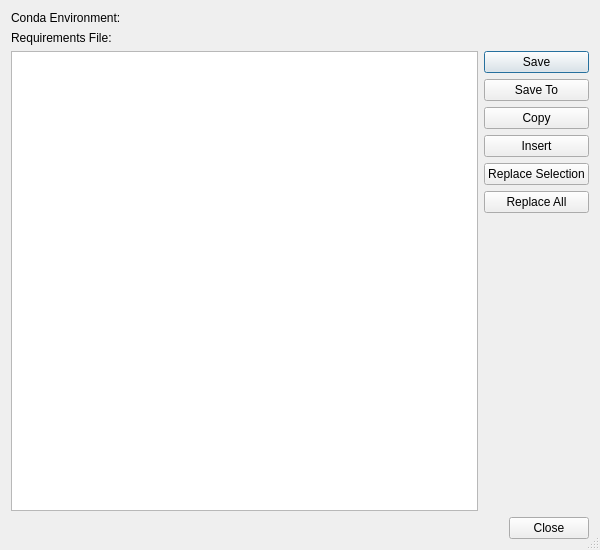
<?xml version="1.0" encoding="UTF-8"?>
<ui version="4.0">
 <class>CondaExportDialog</class>
 <widget class="QDialog" name="CondaExportDialog">
  <property name="geometry">
   <rect>
    <x>0</x>
    <y>0</y>
    <width>600</width>
    <height>550</height>
   </rect>
  </property>
  <property name="windowTitle">
   <string>Generate Requirements</string>
  </property>
  <property name="sizeGripEnabled">
   <bool>true</bool>
  </property>
  <layout class="QVBoxLayout" name="verticalLayout">
   <item>
    <layout class="QGridLayout" name="gridLayout_2">
     <item row="0" column="0">
      <widget class="QLabel" name="label_2">
       <property name="text">
        <string>Conda Environment:</string>
       </property>
      </widget>
     </item>
     <item row="0" column="1">
      <widget class="QLabel" name="environmentLabel">
       <property name="sizePolicy">
        <sizepolicy hsizetype="Expanding" vsizetype="Preferred">
         <horstretch>0</horstretch>
         <verstretch>0</verstretch>
        </sizepolicy>
       </property>
      </widget>
     </item>
     <item row="1" column="0">
      <widget class="QLabel" name="label">
       <property name="text">
        <string>Requirements File:</string>
       </property>
      </widget>
     </item>
     <item row="1" column="1">
      <widget class="EricPathPicker" name="requirementsFilePicker" native="true">
       <property name="sizePolicy">
        <sizepolicy hsizetype="Expanding" vsizetype="Preferred">
         <horstretch>0</horstretch>
         <verstretch>0</verstretch>
        </sizepolicy>
       </property>
       <property name="focusPolicy">
        <enum>Qt::StrongFocus</enum>
       </property>
      </widget>
     </item>
    </layout>
   </item>
   <item>
    <layout class="QGridLayout" name="gridLayout">
     <item row="0" column="1">
      <widget class="QPushButton" name="saveButton">
       <property name="toolTip">
        <string>Press to save to the requirements file</string>
       </property>
       <property name="text">
        <string>Save</string>
       </property>
      </widget>
     </item>
     <item row="1" column="1">
      <widget class="QPushButton" name="saveToButton">
       <property name="toolTip">
        <string>Save to a new file</string>
       </property>
       <property name="text">
        <string>Save To</string>
       </property>
      </widget>
     </item>
     <item row="2" column="1">
      <widget class="QPushButton" name="copyButton">
       <property name="toolTip">
        <string>Copy the requirements text to the clipboard</string>
       </property>
       <property name="text">
        <string>Copy</string>
       </property>
      </widget>
     </item>
     <item row="3" column="1">
      <widget class="QPushButton" name="insertButton">
       <property name="toolTip">
        <string>Insert the requirements text at the cursor position</string>
       </property>
       <property name="text">
        <string>Insert</string>
       </property>
      </widget>
     </item>
     <item row="4" column="1">
      <widget class="QPushButton" name="replaceSelectionButton">
       <property name="toolTip">
        <string>Replace the current selection with the requirements text</string>
       </property>
       <property name="text">
        <string>Replace Selection</string>
       </property>
      </widget>
     </item>
     <item row="5" column="1">
      <widget class="QPushButton" name="replaceAllButton">
       <property name="toolTip">
        <string>Replace all text with the requirements text</string>
       </property>
       <property name="text">
        <string>Replace All</string>
       </property>
      </widget>
     </item>
     <item row="6" column="1">
      <spacer name="verticalSpacer">
       <property name="orientation">
        <enum>Qt::Vertical</enum>
       </property>
       <property name="sizeHint" stdset="0">
        <size>
         <width>20</width>
         <height>40</height>
        </size>
       </property>
      </spacer>
     </item>
     <item row="0" column="0" rowspan="7">
      <widget class="QPlainTextEdit" name="requirementsEdit">
       <property name="tabChangesFocus">
        <bool>true</bool>
       </property>
      </widget>
     </item>
    </layout>
   </item>
   <item>
    <widget class="QDialogButtonBox" name="buttonBox">
     <property name="orientation">
      <enum>Qt::Horizontal</enum>
     </property>
     <property name="standardButtons">
      <set>QDialogButtonBox::Close</set>
     </property>
    </widget>
   </item>
  </layout>
 </widget>
 <customwidgets>
  <customwidget>
   <class>EricPathPicker</class>
   <extends>QWidget</extends>
   <header>EricWidgets/EricPathPicker.h</header>
   <container>1</container>
  </customwidget>
 </customwidgets>
 <tabstops>
  <tabstop>requirementsFilePicker</tabstop>
  <tabstop>requirementsEdit</tabstop>
  <tabstop>saveButton</tabstop>
  <tabstop>saveToButton</tabstop>
  <tabstop>copyButton</tabstop>
  <tabstop>insertButton</tabstop>
  <tabstop>replaceSelectionButton</tabstop>
  <tabstop>replaceAllButton</tabstop>
 </tabstops>
 <resources/>
 <connections>
  <connection>
   <sender>buttonBox</sender>
   <signal>accepted()</signal>
   <receiver>CondaExportDialog</receiver>
   <slot>accept()</slot>
   <hints>
    <hint type="sourcelabel">
     <x>248</x>
     <y>254</y>
    </hint>
    <hint type="destinationlabel">
     <x>157</x>
     <y>274</y>
    </hint>
   </hints>
  </connection>
  <connection>
   <sender>buttonBox</sender>
   <signal>rejected()</signal>
   <receiver>CondaExportDialog</receiver>
   <slot>reject()</slot>
   <hints>
    <hint type="sourcelabel">
     <x>316</x>
     <y>260</y>
    </hint>
    <hint type="destinationlabel">
     <x>286</x>
     <y>274</y>
    </hint>
   </hints>
  </connection>
 </connections>
</ui>
